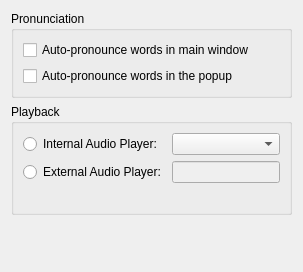
     <widget class="QWidget" name="tab_audio">
      <attribute name="icon">
       <iconset resource="../../resources.qrc">
        <normaloff>:/icons/playsound_color.svg</normaloff>:/icons/playsound_color.svg</iconset>
      </attribute>
      <attribute name="title">
       <string>&amp;Audio</string>
      </attribute>
      <layout class="QVBoxLayout" name="verticalLayout_7">
       <item>
        <widget class="QGroupBox" name="groupBox_3">
         <property name="title">
          <string>Pronunciation</string>
         </property>
         <layout class="QVBoxLayout" name="verticalLayout_15">
          <item>
           <widget class="QCheckBox" name="pronounceOnLoadMain">
            <property name="text">
             <string>Auto-pronounce words in main window</string>
            </property>
           </widget>
          </item>
          <item>
           <widget class="QCheckBox" name="pronounceOnLoadPopup">
            <property name="text">
             <string>Auto-pronounce words in the popup</string>
            </property>
           </widget>
          </item>
         </layout>
        </widget>
       </item>
       <item>
        <widget class="QGroupBox" name="groupBox_4">
         <property name="title">
          <string>Playback</string>
         </property>
         <layout class="QGridLayout" name="gridLayout_audioPlayer">
          <item row="0" column="0">
           <widget class="QRadioButton" name="useInternalPlayer">
            <property name="toolTip">
             <string>Play audio files via built-in audio support</string>
            </property>
            <property name="text">
             <string>Internal Audio Player:</string>
            </property>
           </widget>
          </item>
          <item row="0" column="1">
           <widget class="QComboBox" name="internalPlayerBackend">
            <property name="toolTip">
             <string>Choose audio back end</string>
            </property>
           </widget>
          </item>
          <item row="1" column="0">
           <widget class="QRadioButton" name="useExternalPlayer">
            <property name="toolTip">
             <string>Use any external audio player to play audio files</string>
            </property>
            <property name="text">
             <string>External Audio Player:</string>
            </property>
           </widget>
          </item>
          <item row="1" column="1">
           <widget class="QLineEdit" name="audioPlaybackProgram">
            <property name="enabled">
             <bool>false</bool>
            </property>
            <property name="toolTip">
             <string>Enter audio player command line</string>
            </property>
           </widget>
          </item>
          <item row="2" column="0" colspan="2">
           <widget class="QLabel" name="externalPlayerHint">
            <property name="textFormat">
             <enum>Qt::RichText</enum>
            </property>
            <property name="wordWrap">
             <bool>true</bool>
            </property>
           </widget>
          </item>
         </layout>
        </widget>
       </item>
       <item>
        <spacer name="verticalSpacer_2">
         <property name="orientation">
          <enum>Qt::Vertical</enum>
         </property>
         <property name="sizeHint" stdset="0">
          <size>
           <width>20</width>
           <height>46</height>
          </size>
         </property>
        </spacer>
       </item>
      </layout>
     </widget>
